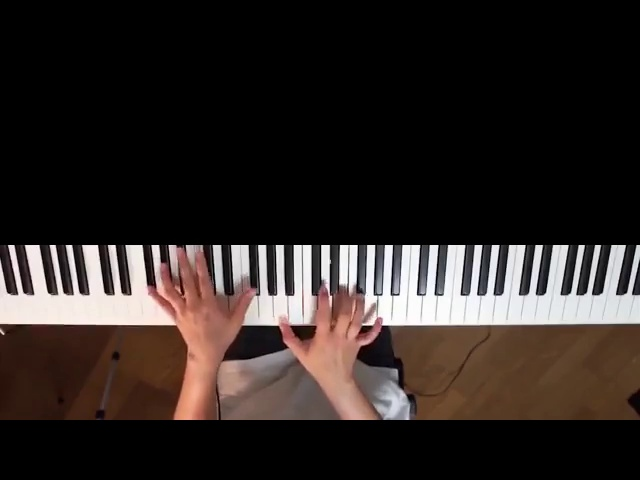
#> input picture data/img/result/007.jpg, 640 x 480 px, given in place of 001.jpg, which was not available
$ python 01test.py
#> lines starting #> are read from the running program, lines starting #| are printed output that depends on the picture; pictures that were not available may be replaced by others from this repository, and a replacement may not be noted
# -*- coding: UTF-8 -*-

import cv2
import math
import numpy as np
import os
import copy
from PIL import Image, ImageOps


def get_yy(num):
#> called with num = 1
    img_src1 = cv2.imread("data/img/result/{0:03d}.jpg".format(num), 1)
#> img_src1 is the input picture: shape (480, 640, 3); mean B, G, R 36.9, 39.7, 47.4
    img_src2 = cv2.imread("data/img/result/{0:03d}.jpg".format(num+10), 1)
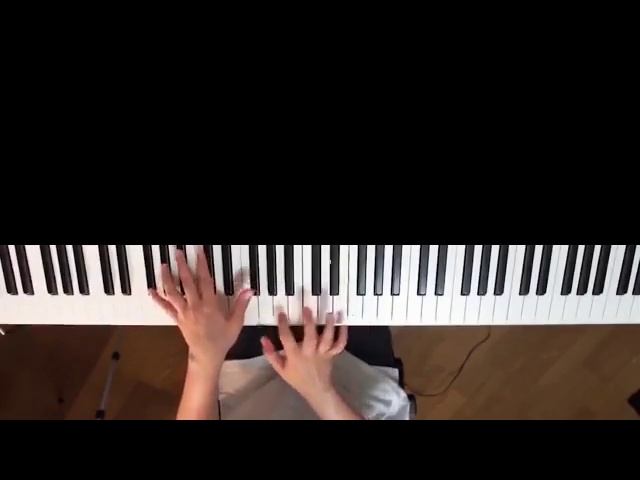
#> input picture data/img/result/025.jpg, 640 x 480 px, given in place of 011.jpg, which was not available
#> img_src2 is the input picture: shape (480, 640, 3); mean B, G, R 37.5, 40.2, 47.7

    img_diff = cv2.absdiff(img_src2, img_src1)
    # 差分を二値化
    img_diffm = cv2.threshold(img_diff, 20, 255, cv2.THRESH_BINARY)[1]
    # 膨張処理、収縮処理を施してマスク画像を生成
    operator = np.ones((3, 3), np.uint8)
    img_dilate = cv2.dilate(img_diffm, operator, iterations=4)
    img_mask = cv2.erode(img_dilate, operator, iterations=4)
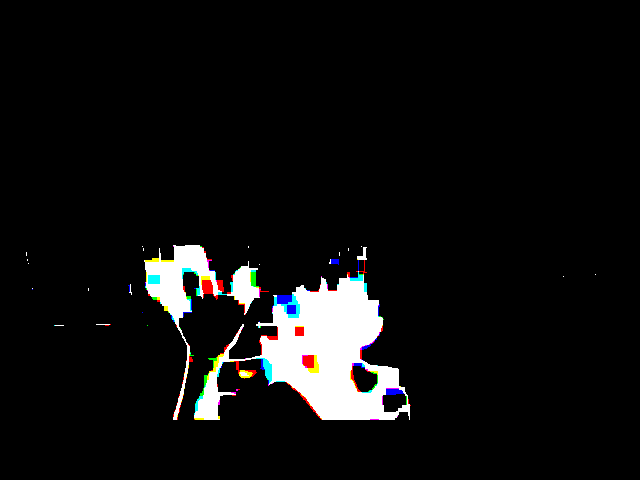
#> img_mask: shape (480, 640, 3); mean B, G, R 15.3, 15.4, 15.4
    # マスク画像を使って対象を切り出す
    img_dst = cv2.bitwise_and(img_src2, img_mask)
    dst_gray = cv2.cvtColor(img_dst, cv2.COLOR_RGB2GRAY)
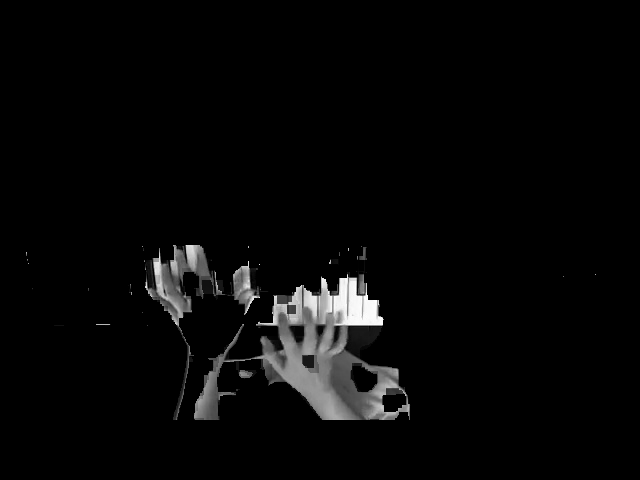
#> dst_gray: shape (480, 640); min 0, max 255, mean 7.5
    yy = 0
    for y in range(len(dst_gray)):
        count = 0
        for x in dst_gray[y]:
            if x != 0:
                count += 1
        if count > 20:
            yy = y
            break
#> this loop made 247 passes
#> yy on pass 247: 246
    return yy


def make_img(num, ydata):
    answers = []
    # 画像の読み込み
    img_src1 = cv2.imread("data/img/result/{0:03d}.jpg".format(num), 1)
    yy = ydata
    img_cri01 = img_src1[yy+5:yy+75, 0:640]
    cri_gray = cv2.cvtColor(img_cri01, cv2.COLOR_RGB2GRAY)
    cri_edge = cv2.Canny(cri_gray, 100, 100, True)
    point = [[4, 0], [635, 0], [11, 70], [627, 70]]
    perspective1 = np.float32(point)
    perspective2 = np.float32([[0, 0], [640, 0], [0, 70], [640, 70]])
    psp_matrix = cv2.getPerspectiveTransform(perspective1, perspective2)
    img_psp = cv2.warpPerspective(img_cri01, psp_matrix, (640, 70))

    cv2.imwrite("data/img/result02/{0:03d}.jpg".format(num), img_psp)

ydata = get_yy(1)
#> ydata = 246
for x in range(600):
    make_img(x, ydata)
#> in make_img, `img_cri01 = img_src1[yy+5:yy+75, 0:640]`:
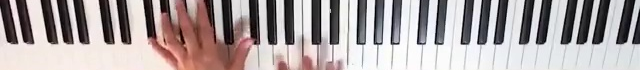
#> img_cri01: shape (70, 640, 3); mean B, G, R 162.2, 162, 171.6
#> in make_img, `cri_gray = cv2.cvtColor(img_cri01, cv2.COLOR_RGB2GRAY)`:
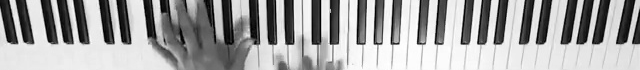
#> cri_gray: shape (70, 640); min 0, max 255, mean 163.1
#> in make_img, `cri_edge = cv2.Canny(cri_gray, 100, 100, True)`:
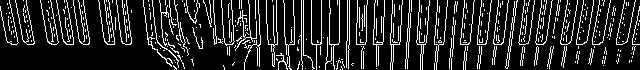
#> cri_edge: shape (70, 640); 14.9% white in thin lines or dots
#> in make_img, `img_psp = cv2.warpPerspective(img_cri01, psp_matrix, (640, 70))`:
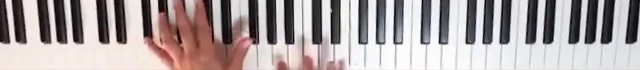
#> img_psp: shape (70, 640, 3); mean B, G, R 162.4, 162.3, 172.1
#> (the run stopped early here; a loop or call above may not have finished)
